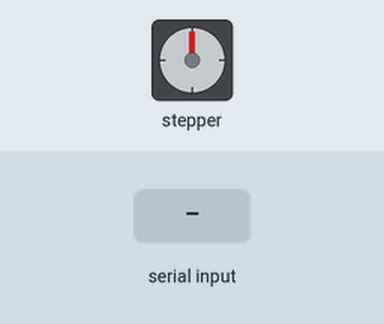
The sketch below on a simulated Arduino Uno, built with avr-gcc and run on an emulated ATmega328P. Parts: stepper motor. Wiring (inferred from the names in the program): stepper motor driver (200 steps per turn assumed): step pin 9; direction pin 8. Inputs (shaded band) come from the test bench. What the sketch prints to the serial monitor is not drawn.

Above: at 1.2 s.
1.3 s: "r" received over Serial
Timing chart, 0 to 5.1 s (numbered marks = the images above; inputs shaded):
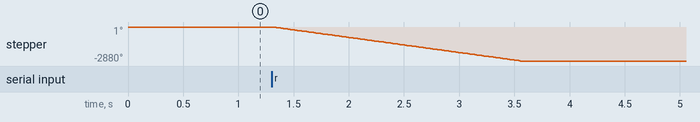

Measured:
- after the input at 1.3 s, stepper: turns 2880° counter-clockwise in 2.3 s, starting at once

The sketch:

turntable.ino
```cpp
int smDirectionPin = 8; //Direction pin
int smStepPin = 9; //Stepper pin
char received;
void setup(){
  /*Sets all pin to output; the microcontroller will send them(the pins) bits, it will not expect to receive any bits from thiese pins.*/
  pinMode(smDirectionPin, OUTPUT);
  pinMode(smStepPin, OUTPUT);

  Serial.begin(9600);
  while (!Serial) {
    ; // wait for serial port to connect. Needed for Native USB only
  }
  Serial.println("Connection established");
}

void loop(){

  digitalWrite(smDirectionPin, LOW); //Writes the direction to the EasyDriver DIR pin. (LOW is counter clockwise).
  /*Turns the motor fast 1600 steps*/
  if(Serial.available() > 0){
    received = Serial.read();
    if(received == 'r'){
      for (int i = 0; i < 1600; i++){
        digitalWrite(smStepPin, HIGH);
        delayMicroseconds(700);
        digitalWrite(smStepPin, LOW);
        delayMicroseconds(700);
      }
      received = 's';
    }
  }

}
```
